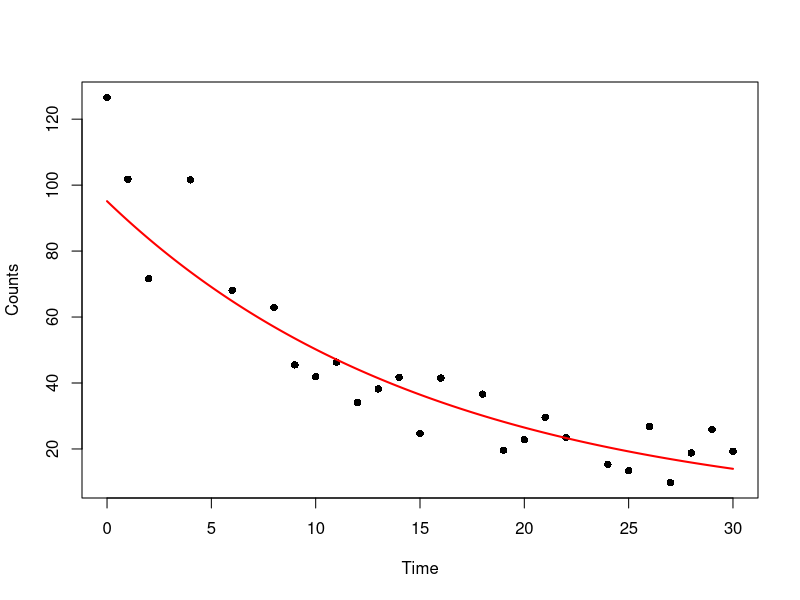
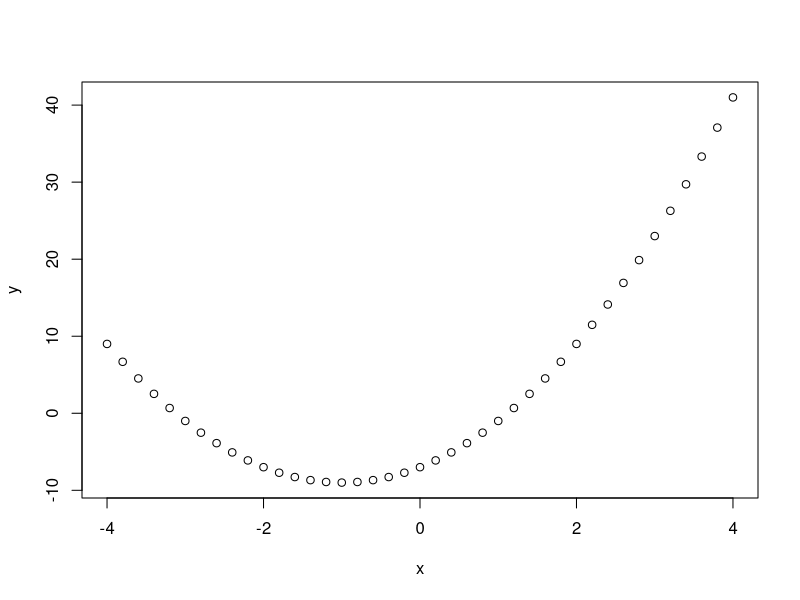
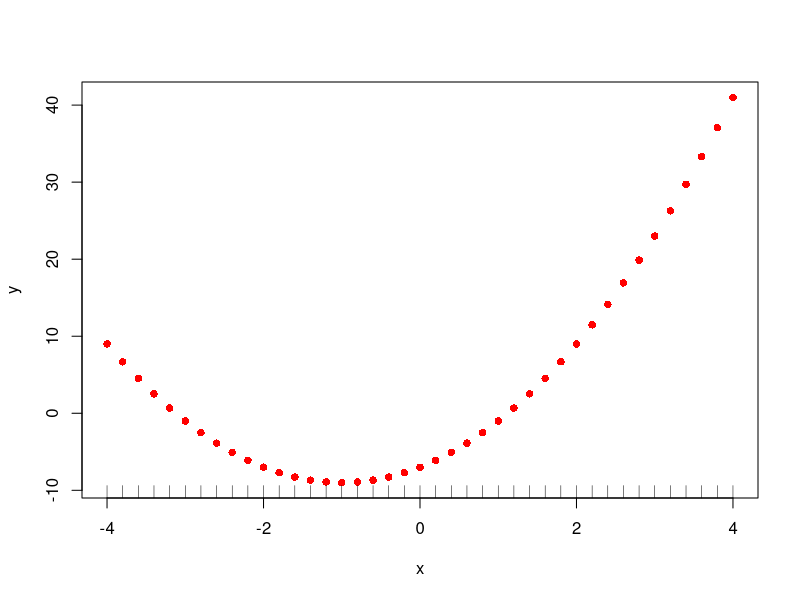
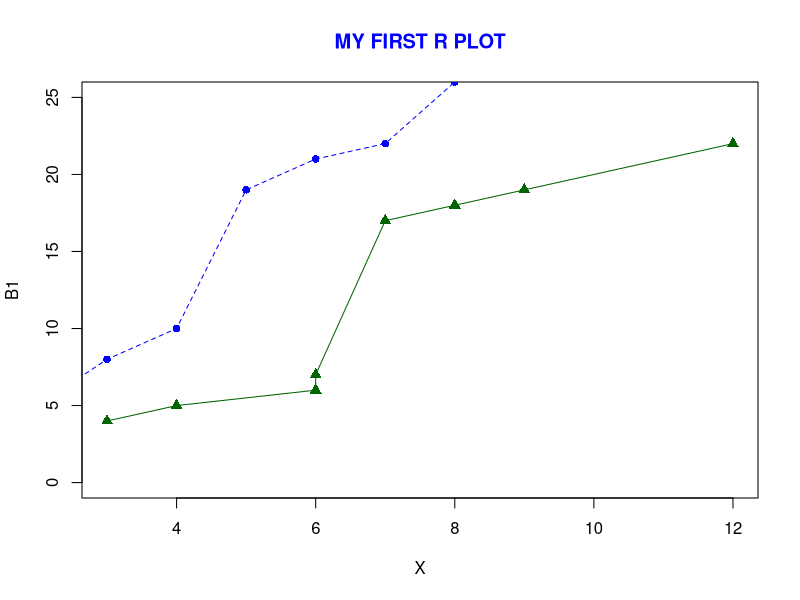
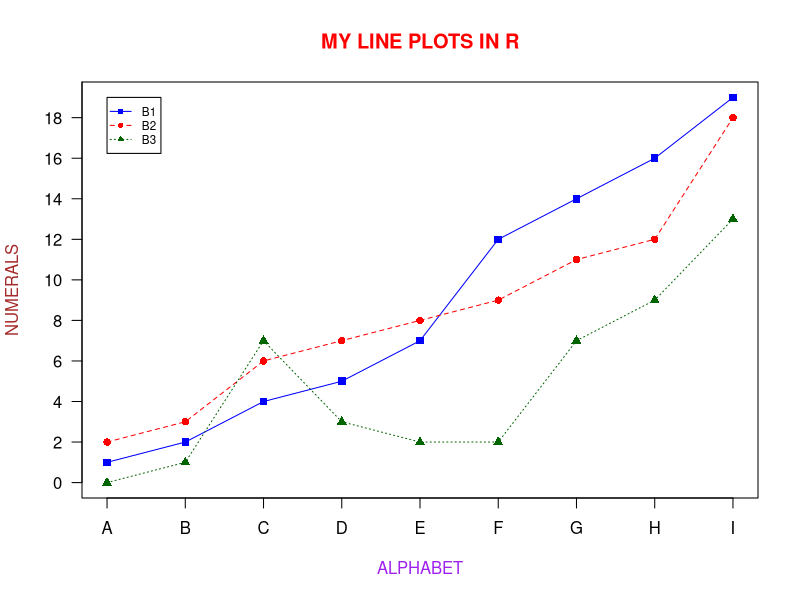

Here is the R script that generated these plots, in order:

# exponential fit
# https://www.theanalysisfactor.com/r-tutorial-5/

# part 5
A <- structure(list(
        Time = c(0, 1, 2, 4, 6, 8, 9, 10, 11, 12, 13, 
              14, 15, 16, 18, 19, 20, 21, 22, 24, 25, 26, 27, 28, 29, 30), 
        Counts = c(126.6, 101.8, 71.6, 101.6, 68.1, 62.9, 45.5, 41.9, 
              46.3, 34.1, 38.2, 41.7, 24.7, 41.5, 36.6, 19.6, 
              22.8, 29.6, 23.5, 15.3, 13.4, 26.8, 9.8, 18.8, 25.9, 19.3)), 
        .Names = c("Time", "Counts"), 
        row.names = c(1L, 2L, 
           3L, 5L, 7L, 9L, 10L, 11L, 12L, 13L, 14L, 15L, 16L, 17L, 19L, 
           20L, 21L, 22L, 23L, 25L, 26L, 27L, 28L, 29L, 30L,  31L), 
        class = "data.frame")

attach(A)
names(A)

exponential.model <- lm(log(Counts) ~ Time)

summary(exponential.model)

timevalues <- seq(0,30,0.1)
counts.exponential2 <- exp(predict(exponential.model, list(Time=timevalues)))
plot(Time,Counts,pch=16)
lines(timevalues,counts.exponential2,lwd=2, col = "red", xlab="Time (s)", ylab = "Counts")

# part 6
x <- seq(-4,4,0.2) ; y <- 2*x^2 + 4*x -7; plot(x,y)
plot(x,y,pch=16,col="red")

rug(x)


# part 7  https://www.theanalysisfactor.com/r-tutorial-7/

X <- c(3, 4, 6, 6, 7, 8, 9, 12)
B1 <- c(4, 5, 6, 7, 17, 18, 19, 22)
B2 <- c(3, 5, 8, 10, 19, 21, 22, 26)

plot(X, B1, type="o", pch = 17, cex=1.2, col="darkgreen", ylim=c(0, 25))

lines(B2, type="o", pch=16, lty=2, col="blue")

title(main="MY FIRST R PLOT", col.main="blue", font.main=2)

B1 <- c(1, 2, 4, 5, 7, 12, 14, 16, 19)
B2 <- c(2, 3, 6, 7, 8, 9, 11, 12, 18)
B3 <- c(0, 1, 7, 3, 2, 2, 7, 9, 13)

yaxismax<- max(B1, B2, B3)
yaxismax

plot(B1, pch = 15, type="o", col="blue", ylim=c(0, yaxismax),axes=FALSE, ann=FALSE)
axis(1, at=1:9, lab=c("A","B","C","D","E", "F", "G","H", "I"))

axis(2, las=1, at=2*0: yaxismax)

box()
lines(B2, pch = 16, type="o", lty=2, col="red")
lines(B3, pch = 17, type="o", lty=3, col="darkgreen")

title(main="MY LINE PLOTS IN R", col.main="red", font.main=2)

title(xlab=toupper("ALPHABET"), col.lab="purple")
title(ylab="NUMERALS", col.lab="brown")

legend(1, yaxismax, c('B1','B2', 'B3'), cex=0.7, col=c('blue', 'red1', 'darkgreen'),
       pch=c(15, 16, 17), lty=1:3)
       

